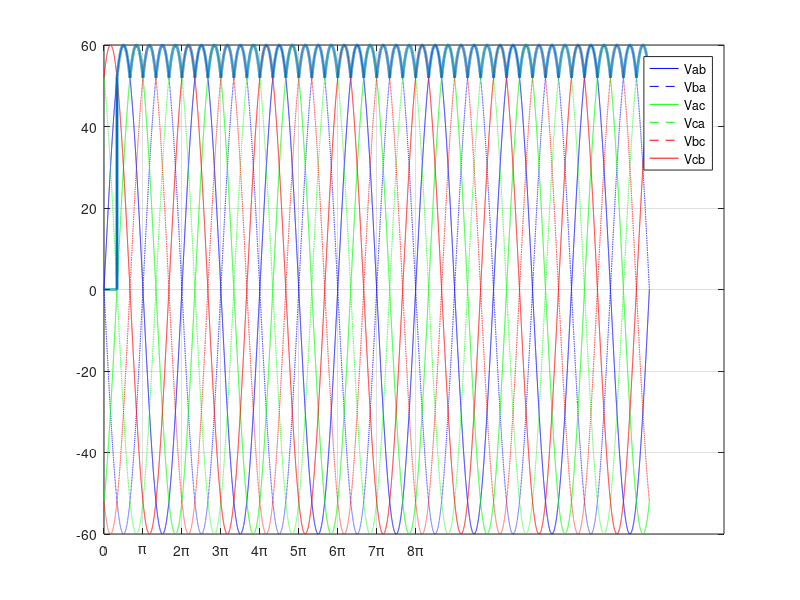
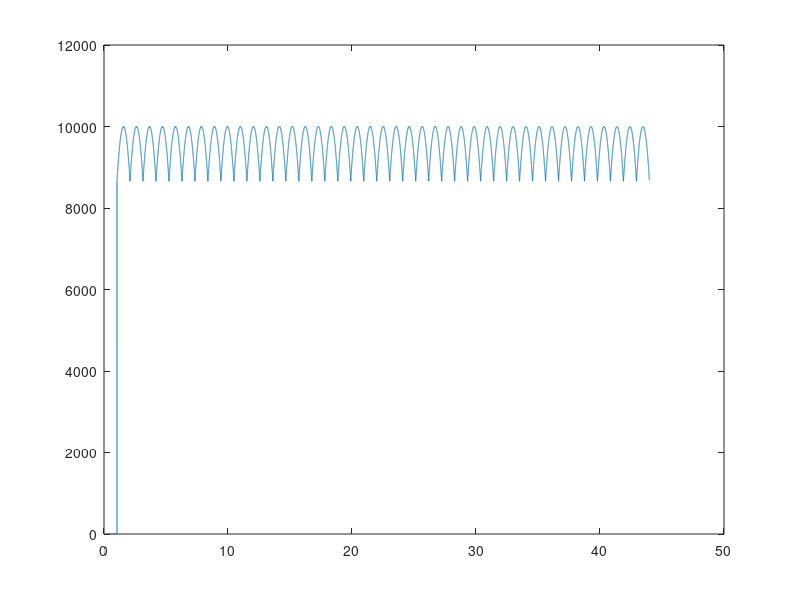

Write MATLAB code to recreate these figures, in order.
%parametros
clear;

f=60;
T=1/f;
w=2*pi*f;
A=60;

alpha_g=0;
alpha=(alpha_g*pi)/180;

ciclos=7;
muestreo=10000;
t_total=ciclos*T;
t=linspace(0,t_total,ciclos*muestreo);

logs=true;

%voltajes de linea
phi_g=[0, 120, 240];
phi=deg2rad(phi_g);
theta=w*t;

vab=A*sin(theta+phi(1));
vba=(-1)*vab;

vca=A*sin(theta+phi(2));
vac=(-1)*vca;

vbc=A*sin(theta+phi(3));
vcb=(-1)*vbc;

%%
%RECTIFICACION UNA SOLA FASE:
%busca indice de conduccion entre vab y vac (conduccion para vab)
idx_vab=find(theta>=deg2rad(60)+alpha,1);
idx_vac=find(theta>=2*deg2rad(60)+alpha,1);

%~disp(['idx_ini: ',num2str(idx_vab)]);
%~disp(['idx_fin: ',num2str(idx_vac)]);
%~disp(['idx_dif: ',num2str(idx_vac-idx_vab)]);

%
y_fase=vab(idx_vab:idx_vac);    %extrae la rectificacion de una fase
num_fases=round(muestreo./length(y_fase));   %numero de fases en un ciclo
puntos_unafase=length(y_fase);  %puntos de una sola fase

%%
%CONSTRUCCION DE RECTIFICACION DE UN SOLO CICLO (PERIODO)

y_ciclo=zeros(1,muestreo); %vector salia para un ciclo (periodo)
for k=1:num_fases
    %calcula indices inicio y fin para cada fase partiendo del inicial
    %vab y desplazando
    inicio_fase=(k-1)*puntos_unafase+idx_vab+1;
    fin_fase=k*puntos_unafase+idx_vab;
    %~disp(['fase: ',num2str(k)]);
    %~disp(['inicio: ',num2str(inicio_fase),';fin: ',num2str(fin_fase)]);

    %si se sale del ciclo
    if fin_fase>muestreo
        %corta ultimo pedazo de grafica para no exceder
        %calcula diferencia para completar ultima fase
        diferencia_final=muestreo-inicio_fase+1;
        %~disp(['diferencia final: ',num2str(diferencia_final)])
        y_ciclo(inicio_fase:end)=y_fase(1:diferencia_final);

        %pega ultimo pedazo de grafica excedido (del anterior) al
        %inicio
        %calcula diferencia excedida para anadir al inicio y hacer
        %ciclico. 
        diferencia_inicial=fin_fase-muestreo+1;
        %~disp(['diferencia inicial: ',num2str(diferencia_inicial)])
        y_ciclo(1:diferencia_inicial)=y_fase(diferencia_final:end);
   
        %calcula fases intermedias no calculadas al inicio partiendo desde
        %ultimo pedazo anadido al principio (diferencia_inicial) hasta vab
        diferencia_faltantes=idx_vab-diferencia_inicial;
        ciclos_faltantes=round(diferencia_faltantes/puntos_unafase);
        %~disp(['ciclos_faltantes: ',num2str(ciclos_faltantes)])
        for j=1:ciclos_faltantes
            %puntos de inicio y fin para cada ciclo intermedio a partir
            %del pedazo puesto al inicio
            inicio_fase_faltante=((j-1)*puntos_unafase)+diferencia_inicial+1;
            fin_fase_faltante=(j*puntos_unafase)+diferencia_inicial;
            %~disp(['faltantes: ',num2str(inicio_fase_faltante),',',num2str(fin_fase_faltante)])
            %~disp(['vab: ',num2str(idx_vab)])

            %si ultima fase intermedia se solapa con la que ya estaba a
            %partir de vab
            if fin_fase_faltante>=idx_vab
                %calcula sobrante ultima fase faltante para llegar a vab
                %y lo asigna
                dif_ultimo_faltante_vab=idx_vab-inicio_fase_faltante;
                y_ciclo(inicio_fase_faltante:idx_vab)=y_fase(1:dif_ultimo_faltante_vab+1);
            else
                %asigna las fases intermedias
                y_ciclo(inicio_fase_faltante:fin_fase_faltante)=y_fase;
            end
        end
        
        break
    else
        y_ciclo(inicio_fase:fin_fase)=y_fase(1:fin_fase-inicio_fase+1);
    end
end


%%
%CONSTRUCCION DE RECTIFICACION PARA VARIOS CICLOS (SEÑAL COMPLETA)

y_out=zeros(1,length(theta));

%une pedazos de cada ciclo en señal completa
for i=1:ciclos
    y_out((i-1)*length(y_ciclo)+1:i*length(y_ciclo))=y_ciclo;
end

%el inicio es 0 hasta angulo de disparo
y_out(1:idx_vab)=0;

%%
%filtrado de la señal
emf=0;  %fuerza electromotriz
v_out=y_out-emf;

%diesño de filtro: L/R>>T (al menos 20 veces)
tau=10*T;
L=1e-03; %fijamos inductancia de motor (de acuerdo a valor de motor)
R=L/tau;                                    

num=1;  %o R
den=[L, R];
[b,a]=bilinear(num,den,ciclos*muestreo);

io=filter(b,a,v_out);

%%
%GRAFICACION
figure(1);
plot(theta,vab,'b');
hold on;
plot(theta,vba,'b--');
plot(theta,vac,'g');
plot(theta,vca,'g--');
plot(theta,vbc,'r--');
plot(theta,vcb,'r');
plot(theta,y_out,'LineWidth',2);
grid on;
hold off;
legend('Vab','Vba','Vac','Vca','Vbc','Vcb');
xticks([0 pi 2*pi 3*pi 4*pi 5*pi 6*pi 7*pi 8*pi]); %
xticklabels({'0', '\pi', '2\pi', '3\pi', '4\pi', '5\pi', ...
            '6\pi', '7\pi', '8\pi',}); %

figure(2);
plot(theta,io);
